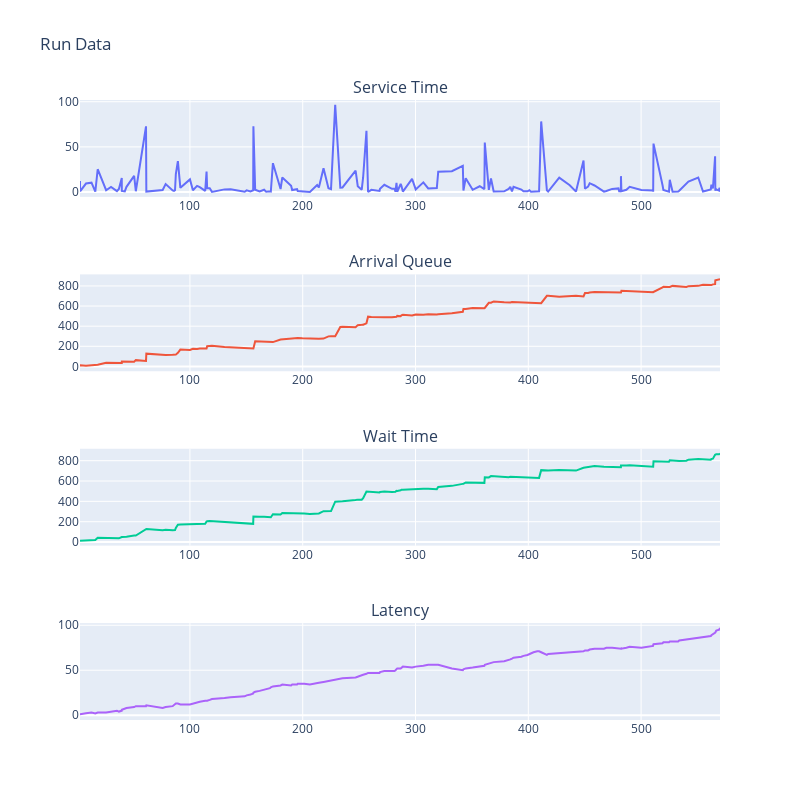

Notebook code for this chart:
### Code cell
fig = build_run_fig(Q_basic_soc)
fig.show()

### Figure 1 — Plotly figure (JSON) as saved in the notebook; plotly's stock layout.template omitted (floating-point values rounded to 4 significant figures; data arrays with more than 128 entries replaced by an {"elided": "..."} marker saying what was removed)
{"data": [{"type": "scatter", "x": {"elided": "161 float values"}, "xaxis": "x", "y": {"elided": "161 float values"}, "yaxis": "y"}, {"type": "scatter", "x": {"elided": "161 float values"}, "xaxis": "x2", "y": {"elided": "161 float values"}, "yaxis": "y2"}, {"type": "scatter", "x": {"elided": "161 float values"}, "xaxis": "x3", "y": {"elided": "161 float values"}, "yaxis": "y3"}, {"type": "scatter", "x": {"elided": "161 float values"}, "xaxis": "x4", "y": {"elided": "161 int values"}, "yaxis": "y4"}], "layout": {"annotations": [{"font": {"size": 16}, "showarrow": false, "text": "Service Time", "x": 0.5, "xanchor": "center", "xref": "paper", "y": 1, "yanchor": "bottom", "yref": "paper"}, {"font": {"size": 16}, "showarrow": false, "text": "Arrival Queue", "x": 0.5, "xanchor": "center", "xref": "paper", "y": 0.7188, "yanchor": "bottom", "yref": "paper"}, {"font": {"size": 16}, "showarrow": false, "text": "Wait Time", "x": 0.5, "xanchor": "center", "xref": "paper", "y": 0.4375, "yanchor": "bottom", "yref": "paper"}, {"font": {"size": 16}, "showarrow": false, "text": "Latency", "x": 0.5, "xanchor": "center", "xref": "paper", "y": 0.1562, "yanchor": "bottom", "yref": "paper"}], "height": 800, "showlegend": false, "title": {"text": "Run Data"}, "width": 800, "xaxis": {"anchor": "y", "domain": [0, 1]}, "xaxis2": {"anchor": "y2", "domain": [0, 1]}, "xaxis3": {"anchor": "y3", "domain": [0, 1]}, "xaxis4": {"anchor": "y4", "domain": [0, 1]}, "yaxis": {"anchor": "x", "domain": [0.8438, 1]}, "yaxis2": {"anchor": "x2", "domain": [0.5625, 0.7188]}, "yaxis3": {"anchor": "x3", "domain": [0.2812, 0.4375]}, "yaxis4": {"anchor": "x4", "domain": [0, 0.1562]}}}
